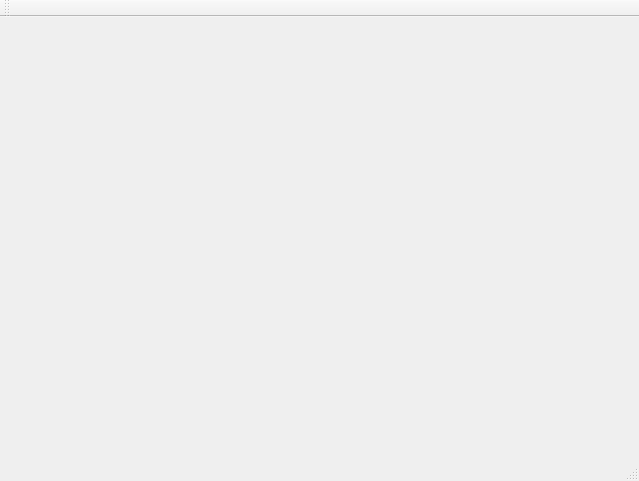
<?xml version="1.0" encoding="UTF-8"?>
<ui version="4.0">
 <class>MainWindow</class>
 <widget class="QMainWindow" name="MainWindow">
  <property name="geometry">
   <rect>
    <x>0</x>
    <y>0</y>
    <width>639</width>
    <height>481</height>
   </rect>
  </property>
  <property name="windowTitle">
   <string>MainWindow</string>
  </property>
  <widget class="QWidget" name="centralWidget"/>
  <widget class="QMenuBar" name="menuBar">
   <property name="geometry">
    <rect>
     <x>0</x>
     <y>0</y>
     <width>639</width>
     <height>22</height>
    </rect>
   </property>
  </widget>
  <widget class="QToolBar" name="mainToolBar">
   <attribute name="toolBarArea">
    <enum>TopToolBarArea</enum>
   </attribute>
   <attribute name="toolBarBreak">
    <bool>false</bool>
   </attribute>
  </widget>
  <widget class="QStatusBar" name="statusBar"/>
 </widget>
 <layoutdefault spacing="6" margin="11"/>
 <resources/>
 <connections/>
</ui>
